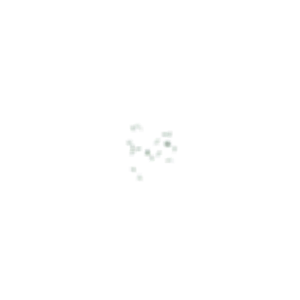
Frame 1 (no input)
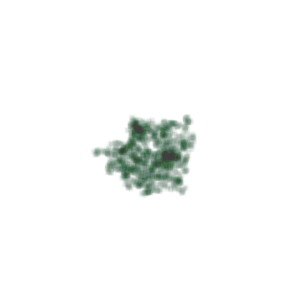
Frame 60 (the mouse pressed at the canvas centre just before this capture)
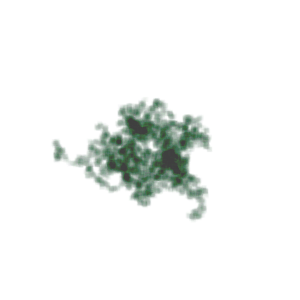
Frame 120 (the mouse held since frame 60 and released just before this capture)

The Processing sketch that drew these frames (run headless with seeded random() and noise(); from frame 60 on, the mouse is pressed at the canvas centre):

// Processing sketch: processing_40912
// ── processing_40912.pde

int num = 20;
//creating space for arrays:
Walker [] walk = new Walker[num];                //amount of times to draw the class specified below
float [] walkx = new float[num];                 //x location of each iteration of the class drawn
float [] walky = new float[num];                 //y loaction of each iteration of the calss drawn
//float [] walkSize = new float[num];
color [] grayScale = new color[5];               //color picking tool will use this array of colors to be selected later

void setup() {
  size(300,300);
  background(255);
  smooth();
  colorMode(HSB);                                //colors in the picker will use HSB values

  grayScale[0] = color(100,100,80);              //green
  grayScale[1] = color(175,100,80);              //blue?
  grayScale[2] = color(0,0,100);                 //white
  grayScale[3] = color(0,0,0);                   //full black
  grayScale[4] = color(0,0,25);                  //gray tone

  for(int i = 0; i < walk.length; i ++) {        //for the full array length:
    walk[i] = new Walker();                      //draw an instance of the class
    walkx [i] = random(-25,25);                  //determine a 'x' position
    walky [i] = random(-25,25);                  //determine a 'y' position
    //walkSize [i] = 5;
  }
}

void draw() {
  blend(0,0,width,height,0,0,width,height,LIGHTEST);   //blending the colors from corner to corner
  for(int i = 0; i < num; i++) {                       
    walk[i].update();                                  //update location of each walker
    walk[i].display();                                 //redraw each of the walker
  }
}










class Walker {

  int walkSize = 5;                                    //size of each class piece drawn
  color colorPicker = grayScale[floor(random(0,5))];   //colorPicker will determine which value from the color array to use

  Walker() {                                           //no constructors used to call this class
  }

  void update() {
    for(int i = 0; i < num; i++) {
      walkx[i] += random(-1,1);                        //update the x and y locations
      walky[i] += random(-1,1);
      //if(dist(walkx[i],walky[i],walkx[int(random(0,num))],walky[int(random(0,num))]) < 25) {
      //walkSize[i] *=4;
      //}
    }
  }

  void display() {                                     //display draws the rectangles with their new locations
    pushMatrix();
    translate(width/2,height/2);
    noStroke();
    fill(colorPicker,2);
    for(int i = 0; i < num; i++) {
      rect(walkx[i],walky[i],walkSize,walkSize);
    }
    popMatrix();
  }
}
